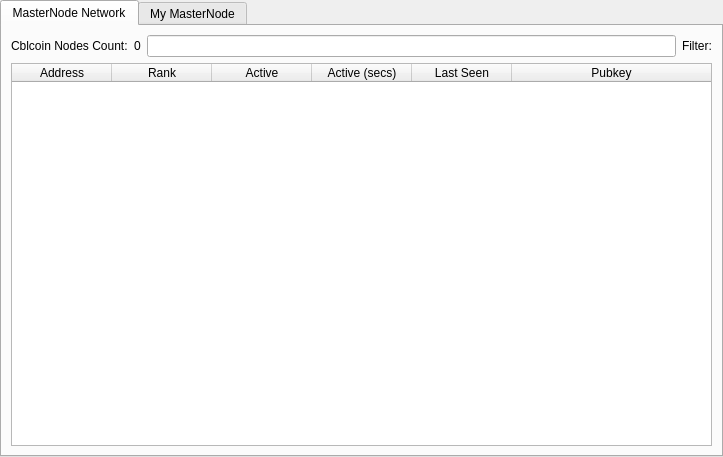
<?xml version="1.0" encoding="UTF-8"?>
<ui version="4.0">
 <class>MasternodeManager</class>
 <widget class="QWidget" name="MasternodeManager">
  <property name="geometry">
   <rect>
    <x>0</x>
    <y>0</y>
    <width>723</width>
    <height>457</height>
   </rect>
  </property>
  <property name="windowTitle">
   <string>Form</string>
  </property>
  <layout class="QVBoxLayout" name="topLayout">
   <property name="leftMargin">
    <number>0</number>
   </property>
   <property name="topMargin">
    <number>0</number>
   </property>
   <property name="rightMargin">
    <number>0</number>
   </property>
   <property name="bottomMargin">
    <number>0</number>
   </property>
   <item>
    <layout class="QVBoxLayout" name="verticalLayout">
     <property name="bottomMargin">
      <number>0</number>
     </property>
     <item>
      <widget class="QTabWidget" name="tabWidget">
       <property name="currentIndex">
        <number>0</number>
       </property>
       <widget class="QWidget" name="tab">
        <attribute name="title">
         <string>MasterNode Network</string>
        </attribute>
        <layout class="QGridLayout" name="gridLayout">
         <item row="1" column="0">
          <widget class="QTableWidget" name="tableWidget">
           <property name="editTriggers">
            <set>QAbstractItemView::NoEditTriggers</set>
           </property>
           <property name="alternatingRowColors">
            <bool>true</bool>
           </property>
           <property name="selectionBehavior">
            <enum>QAbstractItemView::SelectRows</enum>
           </property>
           <attribute name="horizontalHeaderStretchLastSection">
            <bool>true</bool>
           </attribute>
           <column>
            <property name="text">
             <string>Address</string>
            </property>
           </column>
           <column>
            <property name="text">
             <string>Rank</string>
            </property>
           </column>
           <column>
            <property name="text">
             <string>Active</string>
            </property>
           </column>
           <column>
            <property name="text">
             <string>Active (secs)</string>
            </property>
           </column>
           <column>
            <property name="text">
             <string>Last Seen</string>
            </property>
           </column>
           <column>
            <property name="text">
             <string>Pubkey</string>
            </property>
           </column>
          </widget>
         </item>
         <item row="0" column="0">
          <layout class="QGridLayout" name="gridLayout2">
          <item row="0" column="0">
          <layout class="QHBoxLayout" name="horizontalLayout_3">
           <property name="bottomMargin">
            <number>0</number>
           </property>
           <item>
            <widget class="QLabel" name="label_2">
             <property name="text">
              <string>Cblcoin Nodes Count:</string>
             </property>
            </widget>
           </item>
           <item>
            <widget class="QLabel" name="countLabel">
                <property name="sizePolicy">
                 <sizepolicy hsizetype="Fixed" vsizetype="Preferred">
                  <horstretch>0</horstretch>
                  <verstretch>0</verstretch>
                 </sizepolicy>
                </property>
                <property name="minimumWidth">
                 <number>140</number>
                </property>
                <property name="maximumWidth">
                 <number>140</number>
                </property>
             <property name="text">
              <string>0</string>
             </property>
            </widget>
           </item>
           </layout>
           </item>
           <item row="0" column="1">
            <layout class="QHBoxLayout" name="horizontalLayout_4">
              <property name="bottomMargin">
               <number>0</number>
              </property>
              <property name="direction">
               <enum>QBoxLayout::RightToLeft</enum>
              </property>
              <item>
               <widget class="QLineEdit" name="filterEdit">
                <property name="clearButtonEnabled">
                 <bool>true</bool>
                </property>
               </widget>
              </item>
              <item>
               <widget class="QLabel" name="filterLabel">
                <property name="text">
                 <string>Filter:</string>
                </property>
               </widget>
              </item>
             </layout>
           </item>
          </layout>
         </item>
        </layout>
       </widget>
       <widget class="QWidget" name="tab_2">
        <attribute name="title">
         <string>My MasterNode</string>
        </attribute>
        <layout class="QGridLayout" name="gridLayout_2">
         <item row="0" column="0">
          <layout class="QVBoxLayout" name="verticalLayout_2">
           <property name="bottomMargin">
            <number>0</number>
           </property>
           <item>
            <layout class="QHBoxLayout" name="horizontalLayout">
             <item>
              <widget class="QPushButton" name="createButton">
               <property name="text">
                <string>&amp;Create...</string>
               </property>
              </widget>
             </item>
             <item>
              <widget class="QPushButton" name="copyAddressButton">
               <property name="text">
                <string>Copy &amp;Address</string>
               </property>
              </widget>
             </item>
             <item>
              <spacer name="horizontalSpacer">
               <property name="orientation">
                <enum>Qt::Horizontal</enum>
               </property>
               <property name="sizeHint" stdset="0">
                <size>
                 <width>40</width>
                 <height>20</height>
                </size>
               </property>
              </spacer>
             </item>
            </layout>
           </item>
           <item>
            <widget class="QTableWidget" name="tableWidget_2">
             <property name="editTriggers">
              <set>QAbstractItemView::NoEditTriggers</set>
             </property>
             <property name="alternatingRowColors">
              <bool>true</bool>
             </property>
             <property name="selectionMode">
              <enum>QAbstractItemView::SingleSelection</enum>
             </property>
             <property name="selectionBehavior">
              <enum>QAbstractItemView::SelectRows</enum>
             </property>
             <attribute name="horizontalHeaderStretchLastSection">
              <bool>true</bool>
             </attribute>
             <column>
              <property name="text">
               <string>Alias</string>
              </property>
             </column>
             <column>
              <property name="text">
               <string>IP/Onion</string>
              </property>
             </column>
             <column>
              <property name="text">
               <string>Status</string>
              </property>
             </column>
             <column>
              <property name="text">
               <string>Collateral Address</string>
              </property>
             </column>
            </widget>
           </item>
           <item>
            <layout class="QHBoxLayout" name="horizontalLayout_2">
             <property name="bottomMargin">
              <number>0</number>
             </property>
             <item>
              <widget class="QPushButton" name="editButton">
               <property name="text">
                <string>&amp;Edit</string>
               </property>
              </widget>
             </item>
             <item>
              <widget class="QPushButton" name="getConfigButton">
               <property name="text">
                <string>&amp;Get Config</string>
               </property>
              </widget>
             </item>
             <item>
              <widget class="QPushButton" name="removeButton">
               <property name="text">
                <string>&amp;Remove</string>
               </property>
              </widget>
             </item>
             <item>
              <spacer name="horizontalSpacer_2">
               <property name="orientation">
                <enum>Qt::Horizontal</enum>
               </property>
               <property name="sizeHint" stdset="0">
                <size>
                 <width>40</width>
                 <height>20</height>
                </size>
               </property>
              </spacer>
             </item>
            </layout>
           </item>
           <item>
            <layout class="QHBoxLayout" name="horizontalLayout_4">
             <property name="bottomMargin">
              <number>0</number>
             </property>
             <item>
              <widget class="QPushButton" name="startButton">
               <property name="text">
                <string>&amp;Start</string>
               </property>
              </widget>
             </item>
             <item>
              <widget class="QPushButton" name="stopButton">
               <property name="text">
                <string>Sto&amp;p</string>
               </property>
              </widget>
             </item>
             <item>
              <spacer name="horizontalSpacer_4">
               <property name="orientation">
                <enum>Qt::Horizontal</enum>
               </property>
               <property name="sizeHint" stdset="0">
                <size>
                 <width>40</width>
                 <height>20</height>
                </size>
               </property>
              </spacer>
             </item>
            </layout>
           </item>
           <item>
            <layout class="QHBoxLayout" name="horizontalLayout_5">
             <property name="bottomMargin">
              <number>0</number>
             </property>
             <item>
              <widget class="QPushButton" name="startAllButton">
               <property name="text">
                <string>S&amp;tart All</string>
               </property>
              </widget>
             </item>
             <item>
              <widget class="QPushButton" name="stopAllButton">
               <property name="text">
                <string>St&amp;op All</string>
               </property>
              </widget>
             </item>
             <item>
              <spacer name="horizontalSpacer_5">
               <property name="orientation">
                <enum>Qt::Horizontal</enum>
               </property>
               <property name="sizeHint" stdset="0">
                <size>
                 <width>40</width>
                 <height>20</height>
                </size>
               </property>
              </spacer>
             </item>
            </layout>
           </item>
          </layout>
         </item>
        </layout>
       </widget>
      </widget>
     </item>
    </layout>
   </item>
  </layout>
 </widget>
 <resources/>
 <connections/>
</ui>
